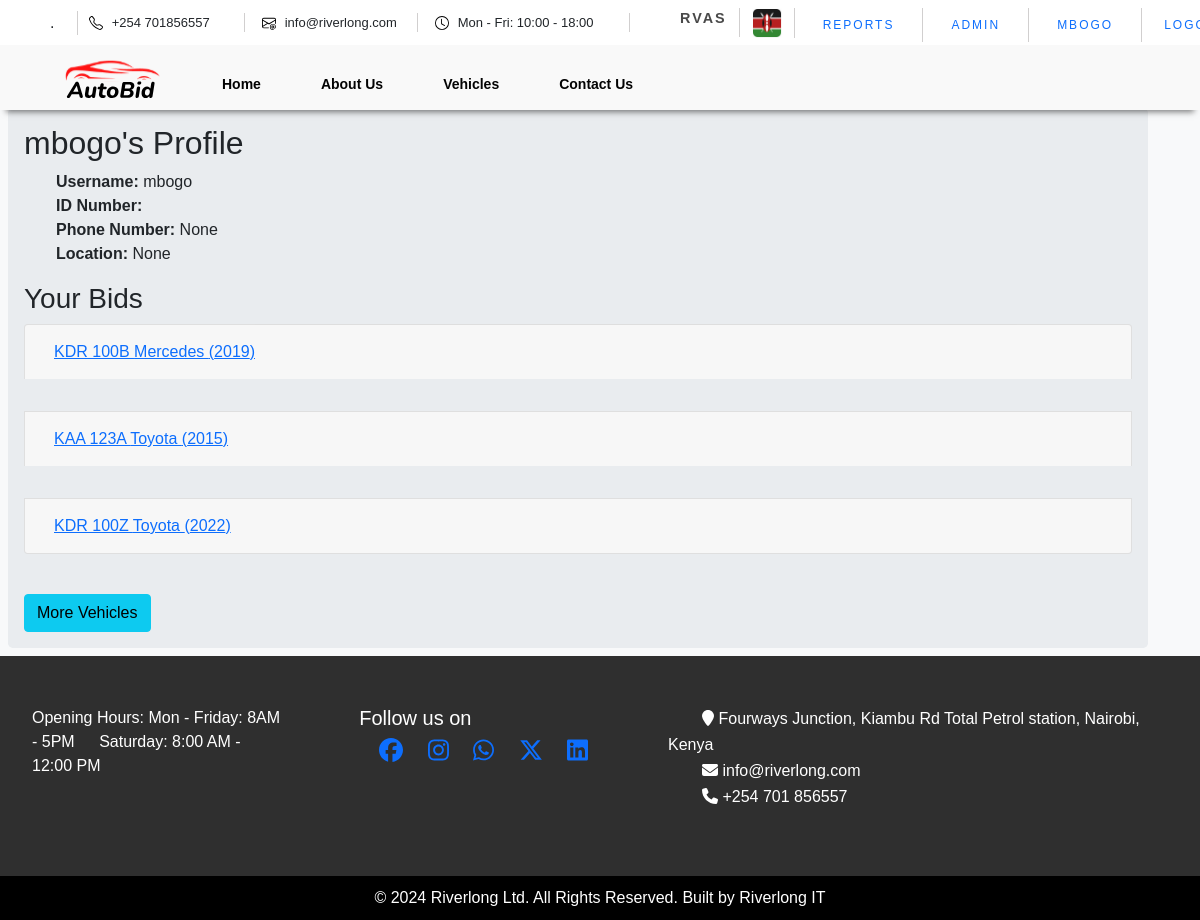
/profile/ (signed in), run on the app's committed database.
### users/models.py (models this page shows, shortened)
class Profile(models.Model):
    user = models.OneToOneField(
        User, on_delete=models.CASCADE
    )
    ID_number = models.IntegerField(max_length=10,blank=False,null=True,unique=True)
    phone_number = models.IntegerField(max_length=10,blank=False,null=True,unique=True)
    location = models.ForeignKey(Location, on_delete=models.SET_NULL, null=True, blank=True)

### vehicles/models.py (models this page shows, shortened)
class Vehicle(models.Model):
    BID_STATUS_CHOICES = [
        ('idle', 'idle'),
        ('available', 'available'),
        ('on_auction', 'on_auction'),
        ('on_bid', 'on_bid'),
        ('sold', 'sold'),
    ]
    TRANSMISSION_CHOICES=[
        ('Automatic','Automatic'),
        ('Manual','Manual'),
    ]
    v_id = models.UUIDField(default=uuid.uuid4, editable=False, unique=True)
    Financier = models.ForeignKey(Financier, null=True, blank=True, on_delete=models.SET_DEFAULT,default='MyCredit Ltd')
    registration_no = models.CharField(max_length=255,unique=True)
    make = models.ForeignKey(VehicleMake, on_delete=models.SET_DEFAULT,default='Vehicle')
    model = models.ForeignKey(VehicleModel, on_delete=models.SET_DEFAULT, default='SUV')
    YOM = models.ForeignKey(ManufactureYear, on_delete=models.SET_DEFAULT, default='2010')
    mileage = models.IntegerField(null=True, blank=True)
    created_at = models.DateTimeField(auto_now_add=True)
    updated_at = models.DateTimeField(auto_now=True)
    engine_cc = models.IntegerField()
    transmission = models.CharField(max_length=255, choices=TRANSMISSION_CHOICES,blank=True)
    body_type = models.ForeignKey(VehicleBody, on_delete=models.CASCADE)
    fuel_type = models.ForeignKey(FuelType, on_delete=models.CASCADE)
    color = models.CharField(max_length=10,default ='white')
    seats = models.IntegerField(default=5)
    yard = models.ForeignKey(Yard, on_delete=models.CASCADE, blank=True, null=True)
    status = models.CharField(max_length=10, choices=BID_STATUS_CHOICES, default='idle')
    reserve_price = models.IntegerField()
    description = models.TextField(blank=True)
    file = models.FileField(upload_to='images/',default='images/default-vehicle.png',blank=True)
    views = models.IntegerField(default=0)

class VehicleMake(models.Model):
    name = models.CharField(max_length=255)
    class Meta:
        verbose_name_plural = "Makes"
    def __str__(self):
            return self.name

class ManufactureYear(models.Model):
    year = models.IntegerField()
    class Meta:
        verbose_name_plural = "Years of Manufacture"
    def __str__(self):
            return str(self.year)

### users/views.py (the view)
# urls.py: path('profile/', user_views.profile_page, name='profile'),
@login_required
def profile_page(request):
    profile = Profile.objects.get(user=request.user)
    user_bids = Bidding.objects.filter(user=request.user).select_related('vehicle')
    context = {
        'user_bids':user_bids,
        'profile': profile
    }
    return render(request, 'users/profile.html', context)

### users/templates/users/profile.html (shortened to what this page needs)
{% extends 'vehicles/base.html' %}
{% block content %}
<div class="container jumbotron p-3 m-2">
    <h2>{{ profile.user.username }}'s Profile</h2>
    <ul>
        <li><strong>Username:</strong> {{ profile.user.username }}</li>
        <li><strong>ID Number:</strong> {{ profile.id_number }}</li>
        <li><strong>Phone Number:</strong> {{ profile.phone_number }}</li>
        <li><strong>Location:</strong> {{ profile.location }}</li>
    </ul>
    <h3>Your Bids</h3>
    {% if user_bids %}
        {% regroup user_bids by vehicle as vehicle_bids %}
        <div class="accordion" id="bidsAccordion">
            {% for group in vehicle_bids %}
                <div class="card">
                    <div class="card-header" id="heading{{ forloop.counter }}">
                        <h5 class="mb-0">
                            <button class="btn btn-link" type="button" data-toggle="collapse" data-target="#collapse{{ forloop.counter }}" aria-expanded="true" aria-controls="collapse{{ forloop.counter }}">
                                {{ group.grouper.registration_no }} {{ group.grouper.make }} ({{ group.grouper.YOM }})
                            </button>
                        </h5>
                    </div>
                </div>
            {% endfor %}
        </div>
    {% else %}
        <p>No bids found.</p>
    {% endif %}
    <a href="{% url 'vehicles' %}" class="btn btn-info mt-2">More Vehicles</a>
</div>
{% endblock %}

### vehicles/templates/vehicles/base.html (shortened to what this page needs)
{% load static %}
<!DOCTYPE html>
<html lang="en">
<head>
    <link rel="stylesheet" href="{% static 'vehicles/css/styles.css' %} ">
    <link rel="stylesheet" href="{% static 'vehicles/css/footer.css' %} ">
    <link rel="stylesheet" href="https://cdnjs.cloudflare.com/ajax/libs/font-awesome/4.7.0/css/font-awesome.min.css">
    <link rel="stylesheet" href="https://cdnjs.cloudflare.com/ajax/libs/font-awesome/6.6.0/css/all.min.css">
    <link rel="stylesheet" href="https://cdnjs.cloudflare.com/ajax/libs/font-awesome/6.6.0/css/all.min.css" />
    <link rel="stylesheet" href="https://stackpath.bootstrapcdn.com/bootstrap/4.5.0/css/bootstrap.min.css">
    <link href="https://cdn.jsdelivr.net/npm/bootstrap@5.0.2/dist/css/bootstrap.min.css" rel="stylesheet">
    <link rel="stylesheet" href="https://cdnjs.cloudflare.com/ajax/libs/font-awesome/4.7.0/css/font-awesome.min.css">
  </head>
<body>
    <div class="wrapper">
        <div class="top_nav">
            <div class="left">
              <div class="space"> . </div>
              <div class="call_span">
                <img src="{% static 'images/telephone.svg' %}" height="14px" width="24px" />
                <span for="">+254 701856557</span>
              </div>
              <div class="email_span">
                <img src="{% static 'images/envelope-at.svg' %}" height="14px" width="24px" />
                <span for=""> info@riverlong.com</span>
              </div>
              <div class="opentime_span">
                <img src="{% static 'images/clock.svg' %}" height="14px" width="24px" />
                <span for="">  Mon - Fri: 10:00 - 18:00</span>
              </div>
          </div>
          <div class="right">
            <ul>
              <li>
                <div class="search-span">
                  <label for="">RVAS</label>
                </div>
            </li>
              <li>
                <div class="flag-span">
                  <img src="{% static 'images/Kenya.png' %}" height="30px" width="30px" />
              </div>
              </li>
              {% if user.is_authenticated %}
                {% if user.is_staff %}<li>
                  <div class="signin-span">
                  <a class="nav-link" href="{% url 'reports' %}">Reports</a>
              </div>
            </li>
                  <li>
                      <div class="signin-span">
                      <a class="nav-link" href="/admin">Admin</a>
                  </div>
                </li>
                {% endif %}
                <li>
                  <div class="signin-span">
                      <a class="nav-link" href="{% url 'profile' %}">
                        {{user.username}}</a>
                  </div>
                </li>
                <div class="signin-span">
                  <a class="nav-link" href="/logout">Logout</a>
              </div>
              {% endif %}
            </ul>
          </div>
        </div>
        <div class="bottom_nav mb-5">
            <ul>
              <li>
                <div class="logo-span">
                  <img src="{% static 'images/logo-autobid.svg' %}" height="60px" width="100px" />
              </div>
              </li>
              <li>
                <a href="{% url 'homepage'%}">Home</a>
              </li>
              <li>
                <a href="{% url 'aboutus' %}">About Us</a>
              </li>
              <li>
                <a href="{% url 'available_vehicles' %}">Vehicles</a>
              </li>
              <li>
                <a href="{% url 'contactus' %}">Contact Us</a>
              </li>
            </ul>
      </div>
    </div>
    <div>
        <body class="bg-light">
              <div class="container_body">
                {% block content%} {% endblock content%}
              </div>
              {% include 'vehicles/footer.html' %}
  </body>
</html>

### vehicles/static/vehicles/css/styles.css (style rules this page uses)
.card { margin-bottom: 2rem; }
.container_body { padding-top: 100px; }
.card { width: 100%; }
label { font-weight: bolder; font-size: larger; }
* { padding: 0; box-sizing: border-box; list-style: none; text-decoration: none; font-family: Arial, sans-serif; }
.wrapper .top_nav { width: 100%; height: 45px; background: #fff; padding: 0 50px; display: flex; justify-content: space-between; align-items: center; }
.wrapper .top_nav .left { display: flex; align-items: center; }
@media (min-width: 768px) { .wrapper .top_nav .left .space { width: 100px; border-right: #d1cfcf solid 1px; } }
@media (min-width: 768px) { .wrapper .top_nav .right ul { display: flex; } }
@media (min-width: 768px) { .wrapper .top_nav .right ul li { margin: 0 6px; } }
@media (min-width: 768px) { .wrapper .top_nav .left .call_span, .email_span, .opentime_span, .opentime_span1 { width: 100%; border-right: #d1cfcf solid 1px; margin: 0 6px 0 6px; font-size: small; font-family: Arial, sans-serif; } }
.opentime_span { min-width: 200px; }
.email_span, .opentime_span1 { min-width: 150px; }
.call_span { min-width: 100px; }
.wrapper { position: fixed; width: 100%; z-index: 2; }
.wrapper .top_nav .right ul li .search-span, .flag-span, .signin-span, .signup-span { display: block; width: 100%; border-right: #d1cfcf solid 1px; margin: 20px 6px 0 6px; font-family: Arial, sans-serif; }
.wrapper .top_nav .right ul li .search-span, .flag-span, .signin-span, .signup-span a { color: #494949; letter-spacing: 2px; text-transform: uppercase; font-size: 12px; font-family: Arial, sans-serif; }
.bottom_nav { box-shadow: 0 8px 6px -6px rgba(0, 0, 0, 0.5); }
.wrapper .bottom_nav { width: 100%; background: #f9f9f9; height: 65px; padding: 10px 0px 10px 0px; }
.wrapper .bottom_nav ul { width: 100%; height: 100%; display: flex; align-items: center; }
.wrapper .bottom_nav ul li { font-size: xx-large; font-weight: bolder; font-family: Arial, sans-serif; }
.logo-span { margin-top: 10px ; }
.wrapper .bottom_nav ul li a { color: #030303; font-size: 14px; font-family: Arial, sans-serif; text-decoration: none; padding: 10px 30px 10px 30px; border-radius: 2px; }
.logo-span { padding: 10px 30px 10px 30px; }

### vehicles/static/vehicles/css/footer.css (style rules this page uses)
ul { padding: 0px; }
ol, ul { margin-bottom: 0px; }

### data on the page
Profile: user.username "mbogo", phone_number "None", location "None"
Vehicle: grouper.registration_no "KDR 100B", grouper.make "Mercedes", grouper.YOM "2019"
Vehicle: grouper.registration_no "KAA 123A", grouper.make "Toyota", grouper.YOM "2015"
Vehicle: grouper.registration_no "KDR 100Z", grouper.make "Toyota", grouper.YOM "2022"

### other printed values
{{ user.username }} "MBOGO"
